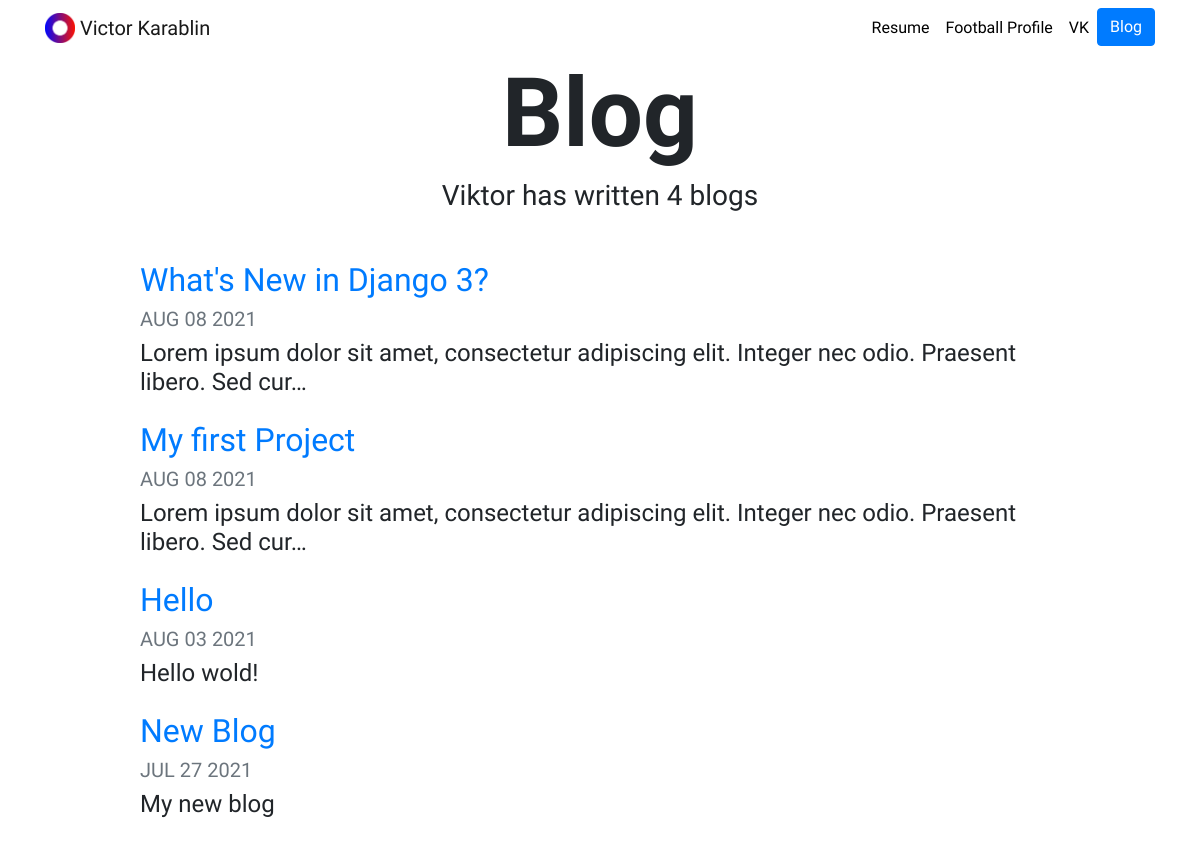
Screenshot of /blog/ with the database file from the repository.
### blog/models.py (models this page shows, shortened)
class Blog(models.Model):
    title = models.CharField(max_length=200)
    description = models.TextField()
    date = models.DateField(auto_now=True)

### blog/views.py (the view)
# urls.py: path('', views.all_blogs, name='all_blogs'),
def all_blogs(request):
    blogs=Blog.objects.order_by('-date')
    return render(request, 'blog/all_blogs.html', {'blogs':blogs})

### blog/templates/blog/all_blogs.html
{% extends "portfolio/base.html" %}
{% load static %}
{% block content %}
<h1 id="blogtitle" class="font-weight-bold text-center">Blog</h1>
<h3 class="text-center mb-5">Viktor has written {{ blogs.count }} blog{{ blogs.count|pluralize }}</h3>
{% for blog in blogs %}
<div class="row justify-content-center my-3">
  <div class="col-md-10">
    <a href="{% url 'blog:detail' blog.id %}">
      <h2>{{ blog.title }}</h2>
    </a>
    <h5 class="text-muted">{{ blog.date|date:'M d Y'|upper }}</h5>
    <h4>{{ blog.description|striptags|truncatechars:100 }}</h4>
  </div>
</div>
{% endfor %}
{% endblock %}

### portfolio/static/portfolio/custom.css (style rules this page uses)
body { font-family: 'Lato', sans-serif; font-family: 'Palette Mosaic', cursive; }
#blogtitle { font-size: 6rem; }

### rows the page displays
Blog: title "What's New in Django 3?", date "AUG 08 2021", description "Lorem ipsum dolor sit amet, consectetur adipiscing elit. Integer nec odio. Praesent libero. Sed cur…"
Blog: title "My first Project", date "AUG 08 2021", description "Lorem ipsum dolor sit amet, consectetur adipiscing elit. Integer nec odio. Praesent libero. Sed cur…"
Blog: title "Hello", date "AUG 03 2021", description "Hello wold!"
Blog: title "New Blog", date "JUL 27 2021", description "My new blog"

### other values shown
{{ blogs.count }} "4"
